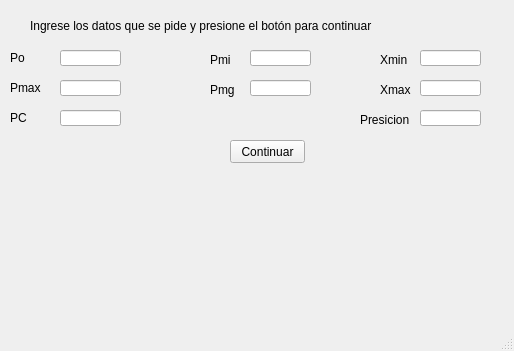
<?xml version="1.0" encoding="UTF-8"?>
<ui version="4.0">
 <class>MainWindow</class>
 <widget class="QMainWindow" name="MainWindow">
  <property name="geometry">
   <rect>
    <x>0</x>
    <y>0</y>
    <width>514</width>
    <height>351</height>
   </rect>
  </property>
  <property name="windowTitle">
   <string>Genético</string>
  </property>
  <property name="autoFillBackground">
   <bool>true</bool>
  </property>
  <widget class="QWidget" name="centralwidget">
   <widget class="QLabel" name="label">
    <property name="geometry">
     <rect>
      <x>10</x>
      <y>50</y>
      <width>41</width>
      <height>16</height>
     </rect>
    </property>
    <property name="text">
     <string>Po</string>
    </property>
   </widget>
   <widget class="QLineEdit" name="poblacion_inicial">
    <property name="geometry">
     <rect>
      <x>60</x>
      <y>50</y>
      <width>61</width>
      <height>16</height>
     </rect>
    </property>
   </widget>
   <widget class="QLabel" name="label_2">
    <property name="geometry">
     <rect>
      <x>10</x>
      <y>80</y>
      <width>41</width>
      <height>16</height>
     </rect>
    </property>
    <property name="text">
     <string>Pmax</string>
    </property>
   </widget>
   <widget class="QLineEdit" name="pmax">
    <property name="geometry">
     <rect>
      <x>60</x>
      <y>80</y>
      <width>61</width>
      <height>16</height>
     </rect>
    </property>
   </widget>
   <widget class="QLabel" name="label_3">
    <property name="geometry">
     <rect>
      <x>10</x>
      <y>110</y>
      <width>41</width>
      <height>16</height>
     </rect>
    </property>
    <property name="text">
     <string>PC</string>
    </property>
   </widget>
   <widget class="QLineEdit" name="pc">
    <property name="geometry">
     <rect>
      <x>60</x>
      <y>110</y>
      <width>61</width>
      <height>16</height>
     </rect>
    </property>
   </widget>
   <widget class="QLineEdit" name="pmi">
    <property name="geometry">
     <rect>
      <x>250</x>
      <y>50</y>
      <width>61</width>
      <height>16</height>
     </rect>
    </property>
   </widget>
   <widget class="QLabel" name="label_5">
    <property name="geometry">
     <rect>
      <x>210</x>
      <y>50</y>
      <width>41</width>
      <height>20</height>
     </rect>
    </property>
    <property name="text">
     <string>Pmi</string>
    </property>
   </widget>
   <widget class="QLabel" name="label_6">
    <property name="geometry">
     <rect>
      <x>210</x>
      <y>80</y>
      <width>41</width>
      <height>20</height>
     </rect>
    </property>
    <property name="text">
     <string>Pmg</string>
    </property>
   </widget>
   <widget class="QLineEdit" name="pmg">
    <property name="geometry">
     <rect>
      <x>250</x>
      <y>80</y>
      <width>61</width>
      <height>16</height>
     </rect>
    </property>
   </widget>
   <widget class="QLabel" name="label_7">
    <property name="geometry">
     <rect>
      <x>380</x>
      <y>50</y>
      <width>41</width>
      <height>20</height>
     </rect>
    </property>
    <property name="text">
     <string>Xmin</string>
    </property>
   </widget>
   <widget class="QLineEdit" name="xmin">
    <property name="geometry">
     <rect>
      <x>420</x>
      <y>50</y>
      <width>61</width>
      <height>16</height>
     </rect>
    </property>
   </widget>
   <widget class="QLineEdit" name="xmax">
    <property name="geometry">
     <rect>
      <x>420</x>
      <y>80</y>
      <width>61</width>
      <height>16</height>
     </rect>
    </property>
   </widget>
   <widget class="QLabel" name="label_8">
    <property name="geometry">
     <rect>
      <x>380</x>
      <y>80</y>
      <width>41</width>
      <height>20</height>
     </rect>
    </property>
    <property name="text">
     <string>Xmax</string>
    </property>
   </widget>
   <widget class="QLineEdit" name="ax">
    <property name="geometry">
     <rect>
      <x>420</x>
      <y>110</y>
      <width>61</width>
      <height>16</height>
     </rect>
    </property>
    <property name="text">
     <string/>
    </property>
   </widget>
   <widget class="QLabel" name="label_9">
    <property name="geometry">
     <rect>
      <x>360</x>
      <y>110</y>
      <width>61</width>
      <height>20</height>
     </rect>
    </property>
    <property name="text">
     <string>Presicion</string>
    </property>
   </widget>
   <widget class="QLabel" name="label_4">
    <property name="geometry">
     <rect>
      <x>30</x>
      <y>10</y>
      <width>461</width>
      <height>31</height>
     </rect>
    </property>
    <property name="maximumSize">
     <size>
      <width>16777215</width>
      <height>16777215</height>
     </size>
    </property>
    <property name="sizeIncrement">
     <size>
      <width>2</width>
      <height>2</height>
     </size>
    </property>
    <property name="text">
     <string>Ingrese los datos que se pide y presione el botón para continuar </string>
    </property>
   </widget>
   <widget class="QPushButton" name="enviar">
    <property name="geometry">
     <rect>
      <x>230</x>
      <y>140</y>
      <width>75</width>
      <height>23</height>
     </rect>
    </property>
    <property name="text">
     <string>Continuar</string>
    </property>
   </widget>
  </widget>
  <widget class="QMenuBar" name="menubar">
   <property name="geometry">
    <rect>
     <x>0</x>
     <y>0</y>
     <width>514</width>
     <height>22</height>
    </rect>
   </property>
  </widget>
  <widget class="QStatusBar" name="statusbar"/>
 </widget>
 <resources/>
 <connections/>
</ui>
